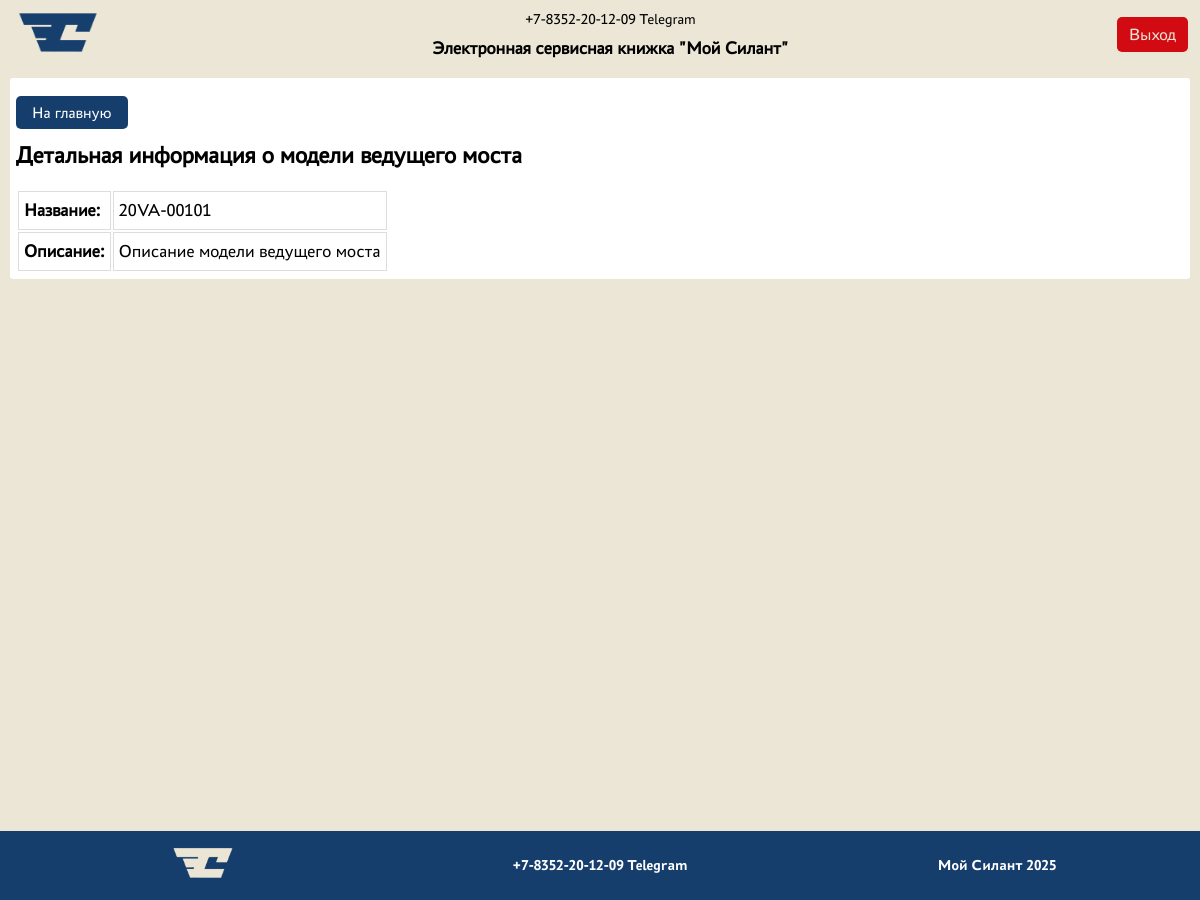
Screenshot of /driving_axle/1/ (signed in) with the database file from the repository.
### silant_app/models.py (models this page shows, shortened)
class DrivingAxleModel(models.Model):
    name = models.CharField(max_length=255, verbose_name="Модель ведущего моста")
    description = models.TextField(blank=True, verbose_name="Описание")

### silant_app/views.py (the view)
# urls.py: path('driving_axle/<int:pk>/', DrivingAxleModelDetailView.as_view(), name='drivingaxle-detail'),
class DrivingAxleModelDetailView(LoginRequiredMixin, DetailView):
    model = DrivingAxleModel
    template_name = 'driving_axle/driving_axle_detail.html'
    context_object_name = 'driving_axle'

### templates/driving_axle/driving_axle_detail.html (shortened to what this page needs)
{% extends 'default.html' %}
{% block content %}
{% load static %}
<link rel = "stylesheet" href="{% static 'css/model_detail.css' %}">
    <div>
        <div class="details">
            <div class="back-cont">
                <a href="/" class="btn-back">На главную</a>
            </div>
            <h2>Детальная информация о модели ведущего моста</h2>
            <table class="details-table">
                <tr class="details-row">
                    <th class="label">Название:</th>
                    <td class="value">{{ driving_axle.name }}</td>
                </tr>
                <tr class="details-row">
                    <th class="label">Описание:</th>
                    <td class="value">{{ driving_axle.description }}</td>
                </tr>
            </table>
        </div>
    </div>
{% endblock %}

### static/css/index.css (style rules this page uses)
body { background-color: #EBE6D6; margin: 0; padding: 0; padding-bottom: 100px; font-family: PT-Astra; }

### static/css/model_detail.css (style rules this page uses)
.back-cont { margin-top: 20px; }
.btn-details, .btn-back { font-family: PT-Astra; font-size: 16px; padding: 8px 16px; background: #163E6C; border: none; border-radius: 5px; cursor: pointer; color: white; text-decoration: none; }
.details-table th, .details-table td { padding: 8px 5px; text-align: left; border: 1px solid #ddd; }
.details-row { font-size: 18px; }

### rows the page displays
DrivingAxleModel: name "20VA-00101", description "Описание модели ведущего моста"
